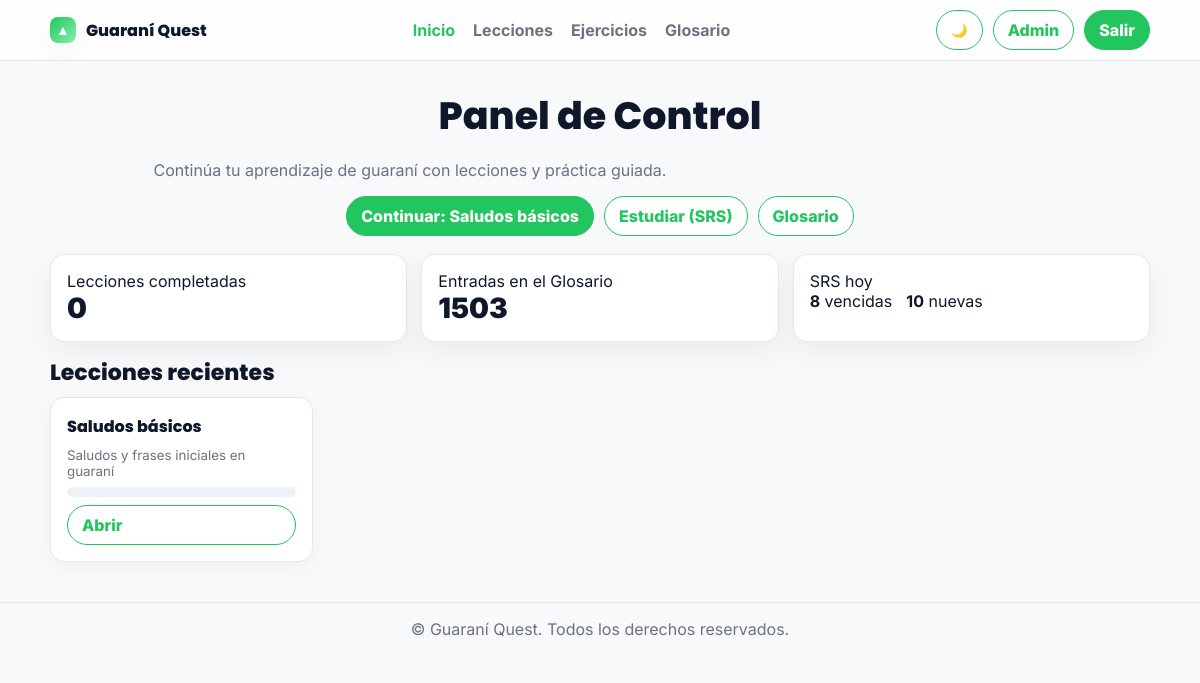
The app's page /learning/dashboard/ (signed in) with its own data.
### learning/models.py (models this page shows, shortened)
class Lesson(models.Model):
    title = models.CharField(max_length=200)
    description = models.TextField(blank=True)
    order = models.PositiveIntegerField(default=0)
    is_published = models.BooleanField(default=True)
    class Meta:
        ordering = ["order", "id"]

### learning/views.py (the view)
# urls.py: path("dashboard/", views.DashboardView.as_view(), name="dashboard"),
class DashboardView(LoginRequiredMixin, TemplateView):
    template_name = "learning/dashboard.html"
    def get_context_data(self, **kwargs):
        ctx = super().get_context_data(**kwargs)
        user = self.request.user
        lessons = Lesson.objects.filter(is_published=True).order_by("order")
        progress_qs = UserLessonProgress.objects.filter(user=user)
        progress_map = {lp.lesson_id: lp for lp in progress_qs}
        lessons_completed = sum(1 for lp in progress_map.values() if lp.completed)
        glossary_count = GlossaryEntry.objects.filter(user=user).count()
        not_completed_ids = [lid for lid, lp in progress_map.items() if not lp.completed]
        next_lesson = (lessons.filter(id__in=not_completed_ids).first() or lessons.first())
        recent_lessons = (
            Lesson.objects.filter(progress__user=user)
            .order_by("-progress__updated_at")
            .distinct()[:4]
        )
        if not recent_lessons:
            recent_lessons = lessons[:4]
        due_reviews = 0
        allowed_new = 0
        try:
            deck, _ = SRSDeck.objects.get_or_create(user=user, name="Mi Glosario")
            state, _ = SRSUserState.objects.get_or_create(user=user, deck=deck)
            today = timezone.now().date()
            new_shown = state.new_shown_count if state.new_shown_on == today else 0
            default_limit = {"beginner": 10, "comfortable": 15, "aggressive": 25}.get(state.mode or "comfortable", 15)
            limit = state.new_limit or default_limit
            allowed_new = max(0, limit - new_shown)
            due_reviews = Flashcard.objects.filter(
                user=user, deck=deck, suspended=False, repetitions__gt=0, due_at__lte=timezone.now()
            ).count()
        except Exception:
            pass
        ctx.update({
            "lessons": lessons,              # still handy for small strip
            "progress_map": progress_map,
            "lessons_completed": lessons_completed,
            "glossary_count": glossary_count,
            "next_lesson": next_lesson,
            "recent_lessons": recent_lessons,
            "due_reviews": due_reviews,
            "allowed_new": allowed_new,
        })
        return ctx

### learning/templatetags/dict_extras.py (called while the page is built)
@register.filter
def get_item(d, key):
    try:
        return d.get(key)
    except Exception:
        return None

### learning/templates/learning/dashboard.html
{% extends "base.html" %}
{% load dict_extras %}
{% block content %}
  <section style="text-align:center;margin:26px 0 18px;">
    <h1>Panel de Control</h1>
    <p class="lead">Continúa tu aprendizaje de guaraní con lecciones y práctica guiada.</p>
    <div style="display:flex;gap:10px;justify-content:center;flex-wrap:wrap;margin-top:10px;">
      {% if next_lesson %}
        <a class="qx-btn" href="{% url 'lesson_detail' next_lesson.id %}">Continuar: {{ next_lesson.title }}</a>
      {% else %}
        <a class="qx-btn" href="{% url 'lessons_overview' %}">Ver Lecciones</a>
      {% endif %}
      <a class="qx-btn qx-outline" href="{% url 'srs_study' %}">Estudiar (SRS)</a>
      <a class="qx-btn qx-outline" href="{% url 'glossary' %}">Glosario</a>
    </div>
  </section>
  <section class="grid" style="grid-template-columns:repeat(auto-fit,minmax(240px,1fr));gap:14px;margin-bottom:14px;">
    <div class="card">
      <div class="tip">Lecciones completadas</div>
      <div style="font-size:28px;font-weight:900;">{{ lessons_completed }}</div>
    </div>
    <div class="card">
      <div class="tip">Entradas en el Glosario</div>
      <div style="font-size:28px;font-weight:900;">{{ glossary_count }}</div>
    </div>
    <div class="card">
      <div class="tip">SRS hoy</div>
      <div style="display:flex;gap:14px;align-items:center;">
        <div><strong>{{ due_reviews }}</strong> vencidas</div>
        <div><strong>{{ allowed_new }}</strong> nuevas</div>
      </div>
    </div>
  </section>
  <section style="margin:10px 0;">
    <h3 style="margin-bottom:8px;">Lecciones recientes</h3>
    <div class="grid grid-4">
      {% for l in recent_lessons %}
        {% with lp=progress_map|get_item:l.id %}
        <div class="tile">
          <h4 style="margin:0">{{ l.title }}</h4>
          <small>{{ l.description|default:"" }}</small>
          <div class="progress"><div class="bar" style="width: {{ lp.progress_percent|default:0 }}%"></div></div>
          <a class="qx-btn qx-outline" href="{% url 'lesson_detail' l.id %}">Abrir</a>
        </div>
        {% endwith %}
      {% empty %}
        <div class="card">Aún no hay lecciones recientes. <a href="{% url 'lessons_overview' %}" style="color:var(--green);font-weight:800;">Explorar lecciones</a></div>
      {% endfor %}
    </div>
  </section>
{% endblock %}

### learning/static/css/styles.css (style rules this page uses)
:root { --green:#22c55e; --green-600:#16a34a; --green-700:#15803d; --bg:#f7f9fb; --text:#0f172a; --muted:#6b7280; --card:#ffffff; --border:#e5e7eb; --radius:14px; --shadow:0 10px 30px rgba(0,0,0,.06); }
* { box-sizing:border-box }
html,body { height:100% }
body.qx { margin:0; background:var(--bg); color:var(--text); font-family:Inter,system-ui,Arial,sans-serif; }
.qx-btn { background:var(--green);color:#fff;border:1px solid var(--green);padding:9px 14px;border-radius:999px;font-weight:800;text-decoration:none }
.qx-outline { background:#fff;color:var(--green);border-color:var(--green) }
h1,h2,h3 { font-family:Poppins,Inter;font-weight:800;margin:8px 0 }
h1 { font-size:38px }
h3 { font-size:22px }
p.lead { color:var(--muted);max-width:720px }
.card { background:var(--card);border:1px solid var(--border);border-radius:var(--radius);box-shadow:var(--shadow);padding:16px }
.tile { display:flex;flex-direction:column;gap:8px;padding:16px;border-radius:14px;border:1px solid var(--border);background:#fff;box-shadow:0 6px 20px rgba(0,0,0,.04) }
.tile h4 { font-family:Poppins;font-weight:800;margin:0 }
.tile small { color:var(--muted) }
.grid { display:grid;gap:16px }
.grid-4 { grid-template-columns:repeat(4,minmax(0,1fr)) }
.progress { height:10px;width:100%;border-radius:999px;background:#eef2f7;overflow:hidden }

### records on screen
Lesson: title "Saludos básicos", description "Saludos y frases iniciales en guaraní"

### other values on screen
{{ lessons_completed }} "0"
{{ glossary_count }} "1503"
{{ due_reviews }} "8"
{{ allowed_new }} "10"
